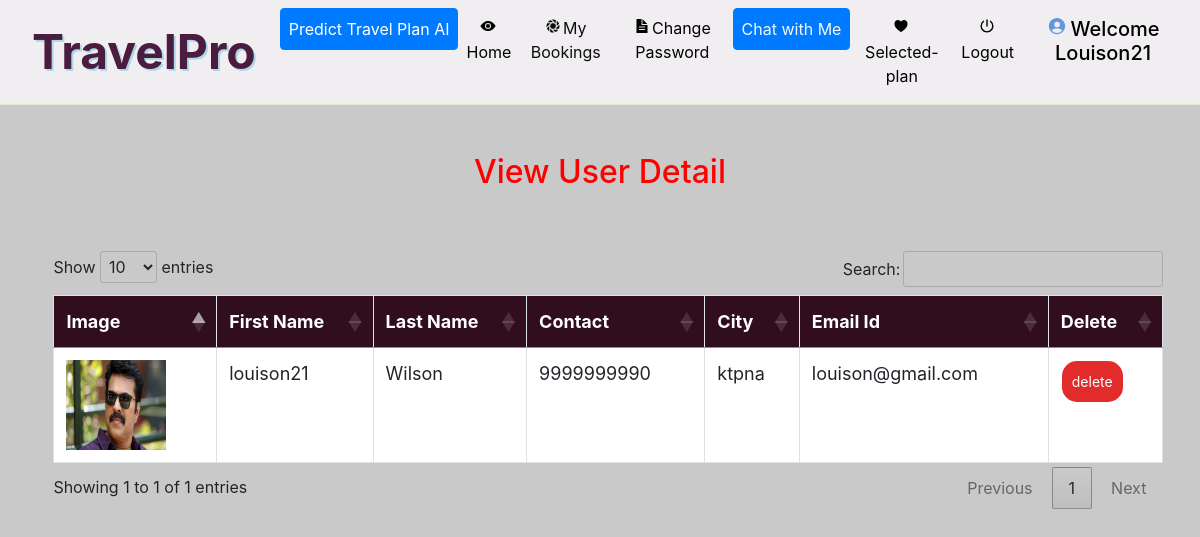
Page /view_user (signed in) on the committed database.
### grocery/models.py (models this page shows, shortened)
class Profile(models.Model):
    user = models.ForeignKey(User, on_delete=models.CASCADE, null=True)
    dob = models.DateField(null=True)
    city = models.CharField(max_length=30, null=True)
    address = models.CharField(max_length=50, null=True)
    contact = models.CharField(max_length=10, null=True)
    image = models.FileField(null=True)

### grocery/views.py (the view)
# urls.py: path('view_user', View_user, name="view_user"),
def View_user(request):
    if not request.user.is_authenticated:
        return redirect('login_admin')
    pro = Profile.objects.all()
    d = {'user': pro}
    return render(request, 'view_user.html', d)

### grocery/templates/view_user.html (shortened to what this page needs)
{% extends 'navigation.html' %}
{% load static %}
{% block body %}
<center><h2 style="color:red;margin-top:4%">View User Detail</h2></center>
<div  class="container-fluid">
    <center>
    <div class="container">
        <table class="table table-bordered" id="myTable">
  <thead>
  <tr>
    <th>Image</th>
    <th>First Name</th>
    <th>Last Name</th>
      <th>Contact</th>
      <th>City</th>
    <th>Email Id</th>
    <th>Delete</th>
  </tr>
  </thead>
   <tbody>
    {% for i in user %}
  <tr>
    <td><img src="{{i.image.url}}" style="width:100px;height:90px"></td>
    <td>{{i.user.first_name}}</td>
    <td>{{i.user.last_name}}</td>
      <td>{{i.contact}}</td>
      <td>{{i.city}}</td>
      <td>{{i.user.email}}</td>
    <td><a href="{% url 'delete_user' i.user.id %}" onclick="return confirm('Are you sure?')"><button class="button button1">delete</button></a></td>
  </tr>
    {% endfor %}
    </tbody>
</table>
 </div></center>
</div>
{% endblock %}

### grocery/templates/navigation.html (shortened to what this page needs)
<!DOCTYPE html>
<html lang="en">
<head>
    {% load static %}
    <link rel="stylesheet" href="https://maxcdn.bootstrapcdn.com/bootstrap/4.0.0/css/bootstrap.min.css">
    <link rel="stylesheet" href="//cdn.datatables.net/1.10.19/css/jquery.dataTables.min.css">
    <link rel="stylesheet" href="https://cdnjs.cloudflare.com/ajax/libs/font-awesome/4.7.0/css/font-awesome.min.css">
</head>
<body style="background-color:rgb(202, 201, 201)">
<nav class="navbar navbar-expand-sm" style="background-color : #f1eef1 ; border-bottom:1px solid #e0e9cd">
    <a class="navbar-brand pl-3" href="#" style="color: rgb(74, 28, 63); font-weight: bold; font-size: 3rem; text-shadow: 2px 2px lightblue;">TravelPro</a>
    <div class="collapse navbar-collapse" id="collapsibleNavbar">
        <ul class="navbar-nav pl-2 text-center">
            {% if request.user.username %}
                {% if not request.user.is_staff %}
                <li class="nav-item">
                    <a class="nav-link btn btn-primary" href="https://intelligenttravelplanningsystem.streamlit.app/" style="color: rgb(255, 255, 255);" target="_blank">
                       </ion-icon> Predict Travel Plan AI
                    </a>
                </li>
                <li class="nav-item">
                    <a class="nav-link" href="{% url 'view_product' 0 %}" style="color:rgb(0, 0, 0)"><ion-icon style="margin-right:2px" name="eye"></ion-icon>Home</a>
                </li>
                <li class="nav-item">
                    <a class="nav-link" href="{% url 'view_booking' %}" style="color:rgb(13, 13, 13)"><ion-icon style="margin-right:2px" name="aperture"></ion-icon>My Bookings</a>
                </li>
                <li class="nav-item">
                    <a class="nav-link" href="{% url 'change_password' %}" style="color:rgb(1, 1, 1)"><ion-icon style="margin-right:2px" name="document-text-sharp"></ion-icon>Change Password</a>
                </li>
                {% endif %}
                {% if not request.user.is_staff %}
                    <li class="nav-item">
                        <a class="nav-link btn btn-primary" href="{% url 'chatbot' %}" style="color:rgb(244, 247, 248)">
                            </ion-icon>Chat with Me
                        </a>
                    </li>
                        <a class="nav-link" href="{% url 'cart' %}" style="color:rgb(1, 1, 1)">
                            <ion-icon style="margin-right:2px" name="heart"></ion-icon>Selected-plan
                        </a>
                {% endif %}
                <li class="nav-item">
                    <a class="nav-link" href="{% url 'logout' %}" style="color:rgb(0, 0, 0)"><ion-icon style="margin-right:1px" name="power-sharp"></ion-icon>Logout</a>
                </li>
                {% if not request.user.is_staff %}
                <li class="nav-item">
                    <a href="{% url 'profile' %}"><h5 class="nav-link" style="color:#000000 ; text-transform : capitalize"><ion-icon style="margin-right:4px;color:#5e99de" name="person-circle-sharp"></ion-icon>Welcome {{request.user.username}}</h5>
                    </a>
                </li>
                {% endif %}
            {% endif %}
        </ul>
    </div>
</nav>
{% block body %}
{% endblock %}
</body>
</html>

### grocery/templates/navigation.html (style rules this page uses)
* { box-sizing: border-box; }
#myTable { border-collapse: collapse; width: 100%; border: 1px solid #ddd; font-size: 18px; }
#myTable th { text-align: left; padding: 12px; background-color: rgb(48, 14, 29); color: white; }
#myTable td { text-align: left; padding: 12px; background-color: white; }
#myTable tr { border-bottom: 1px solid #ddd; }
.button { background-color: rgb(226, 43, 43); border: none; color: white; padding: 10px; text-align: center; text-decoration: none; display: inline-block; font-size: 14px; margin: 1px 1px; cursor: pointer; }
.button1 { border-radius: 15px; }
.navbar-brand { text-shadow: 1px 1px lightblue; }

### grocery/templates/view_user.html (style rules this page uses)
.container { border-radius:6px; margin:2%; }
.container-fluid { margin-top:5%; }

### rows in the picture
Profile: image (picture), user.first_name "louison21", user.last_name "Wilson", contact "9999999990", city "ktpna", user.email "louison@gmail.com"

### other values in the picture
{{ request.user.username }} "Louison21"
